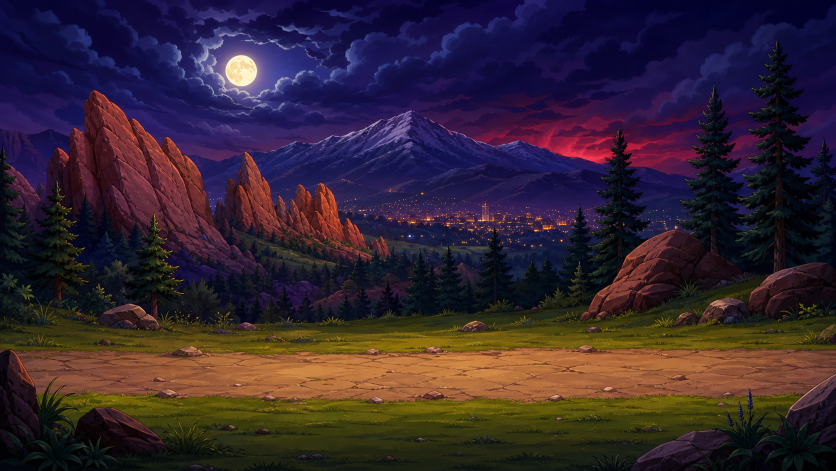
#> input picture video-demo/backgrounds/colorado-v2/bg-colorado-night-tacalache-v2.png, 1672 x 941 px (shown at 1/2 size)
$ python regenerate_world4_world5_endings.py
#> lines starting #> are read from the running program, lines starting #| are printed output that depends on the picture
from __future__ import annotations

import math
import shutil
import subprocess
import sys
import tempfile
from pathlib import Path

from PIL import Image, ImageDraw, ImageEnhance, ImageFilter, ImageFont


ROOT = Path(__file__).resolve().parents[1]
PY_FFMPEG = Path("/opt/homebrew/bin/ffmpeg")
FPS = 12
DURATION = 8
W, H = 1280, 720


REDEEMED = {
    "dona-carmelina": ("Doña Carmelina", "character-sprites/dona-carmelina/dona-carmelina-transparent.png"),
    "tan": ("Tío Tan", "character-sprites/tan/tan-transparent.png"),
    "mr-zuil": ("Mr Zuil", "character-sprites/mr-zuil/mr-zuil-transparent.png"),
    "don-maro": ("Don Maro", "character-sprites/don-maro/don-maro-transparent.png"),
    "mr-tio": ("Mr Tío", "character-sprites/mr-tio/mr-tio-transparent.png"),
    "father-v": ("Father V", "character-sprites/father-v/father-v-transparent.png"),
    "father-m": ("Father M", "character-sprites/father-m/father-m-transparent.png"),
    "gaspa-raspa": ("GaspaRaspa", "character-sprites/gaspa-raspa/gaspa-raspa-front.png"),
    "tio-abuelo-original": ("Tío Abuelo Original", "character-sprites/tio-abuelo-original/tio-abuelo-original-front.png"),
    "tio-abuelo-cuate": ("Tío Abuelo Cuate", "character-sprites/tio-abuelo-cuate/tio-abuelo-cuate-front.png"),
    "tia-more": ("Tía More", "character-sprites/tia-more/tia-more-front.png"),
    "tio-viktorock": ("Tío Viktorock", "character-sprites/tio-viktorock/tio-viktorock-front.png"),
    "don-lalo": ("Don Lalo", "character-sprites/don-lalo/don-lalo-front.png"),
}

WORLDS = {
    "world1": {
        "prefix": "crux-sacra-colorado-redemption",
        "output_dir": "video-intro/world1",
        "background": "video-demo/backgrounds/colorado-v2/bg-colorado-night-tacalache-v2.png",
        "villain": ("El Tacalache", "character-sprites/el-tacalache/el-tacalache-front-reference.png"),
        "accent": "#f8dc71",
        "city": "Colorado Springs",
    },
    "world4": {
        "prefix": "crux-sacra-el-paso-redemption",
        "background": "video-demo/backgrounds/el-paso/playable/bg-el-paso-level-4.png",
        "villain": ("El Chupacabras", "character-sprites/el-chupacabras/el-chupacabras-cutout.png"),
        "accent": "#c77eff",
        "city": "El Paso",
    },
    "world5": {
        "prefix": "crux-sacra-guadalajara-redemption",
        "background": "video-demo/backgrounds/guadalajara/playable/bg-guadalajara-level-1.png",
        "villain": ("El Charro Negro", "character-sprites/el-charro-negro/el-charro-negro-cutout.png"),
        "accent": "#ff4b4f",
        "city": "Guadalajara",
    },
}


def font(size: int) -> ImageFont.FreeTypeFont | ImageFont.ImageFont:
#> called with size = 44
    candidates = [
        "/System/Library/Fonts/Supplemental/Arial Bold.ttf",
        "/System/Library/Fonts/Supplemental/Arial.ttf",
        "/Library/Fonts/Arial.ttf",
    ]
    for candidate in candidates:
        try:
            return ImageFont.truetype(candidate, size)
        except OSError:
            pass
    return ImageFont.load_default()


FONT_TITLE = font(44)
FONT_BODY = font(28)


def fit_cover(im: Image.Image, size: tuple[int, int]) -> Image.Image:
#> called with size = (1280, 720)
    im = im.convert("RGB")
#> im is the input picture: PIL image 1672x941 RGB; mean R, G, B 52.4, 36.9, 49
    scale = max(size[0] / im.width, size[1] / im.height)
#> scale = 0.766
    new = im.resize((round(im.width * scale), round(im.height * scale)), Image.Resampling.LANCZOS)
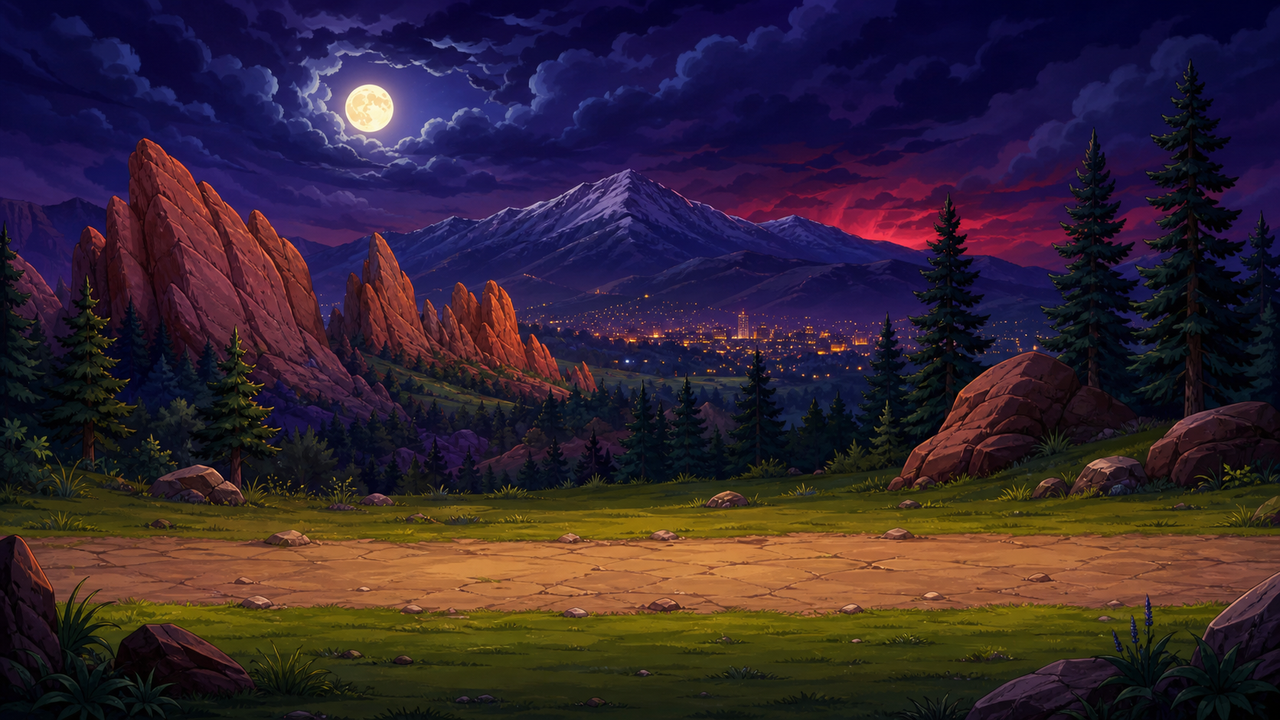
#> new: PIL image 1280x720 RGB; mean R, G, B 52.4, 36.9, 49
    left = (new.width - size[0]) // 2
#> left = 0
    top = (new.height - size[1]) // 2
#> top = 0
    return new.crop((left, top, left + size[0], top + size[1]))


def fit_height(im: Image.Image, height: int) -> Image.Image:
    im = im.convert("RGBA")
    width = round(im.width * height / im.height)
    return im.resize((width, height), Image.Resampling.LANCZOS)


def paste_shadow(base: Image.Image, sprite: Image.Image, x: int, y: int, alpha: float = 0.38) -> None:
    shadow = Image.new("RGBA", sprite.size, (0, 0, 0, 0))
    shadow_alpha = sprite.getchannel("A").filter(ImageFilter.GaussianBlur(10))
    shadow.putalpha(shadow_alpha.point(lambda p: int(p * alpha)))
    base.alpha_composite(shadow, (x + 10, y + 18))
    base.alpha_composite(sprite, (x, y))


def draw_panel(draw: ImageDraw.ImageDraw, text: str, y: int) -> None:
    padding_x = 34
    bbox = draw.textbbox((0, 0), text, font=FONT_BODY)
    tw = bbox[2] - bbox[0]
    th = bbox[3] - bbox[1]
    x = (W - tw) // 2
    panel = (x - padding_x, y - 16, x + tw + padding_x, y + th + 20)
    draw.rounded_rectangle(panel, radius=18, fill=(8, 12, 24, 178), outline=(255, 244, 168, 210), width=2)
    draw.text((x, y), text, font=FONT_BODY, fill=(255, 248, 211, 255))


def make_frame(world: dict, redeemed: tuple[str, str] | None, t: float) -> Image.Image:
    bg = fit_cover(Image.open(ROOT / world["background"]), (W, H)).convert("RGBA")
    bg = ImageEnhance.Color(bg).enhance(1.06)
    bg = ImageEnhance.Contrast(bg).enhance(1.04)
    overlay = Image.new("RGBA", (W, H), (0, 0, 0, 36))
    bg.alpha_composite(overlay)

#> (the run stopped early here; a loop or call above may not have finished)

$ run again, with video-demo/backgrounds/colorado-v2/bg-colorado-garden-home-park-v2.png copied over video-demo/backgrounds/colorado-v2/bg-colorado-night-tacalache-v2.png
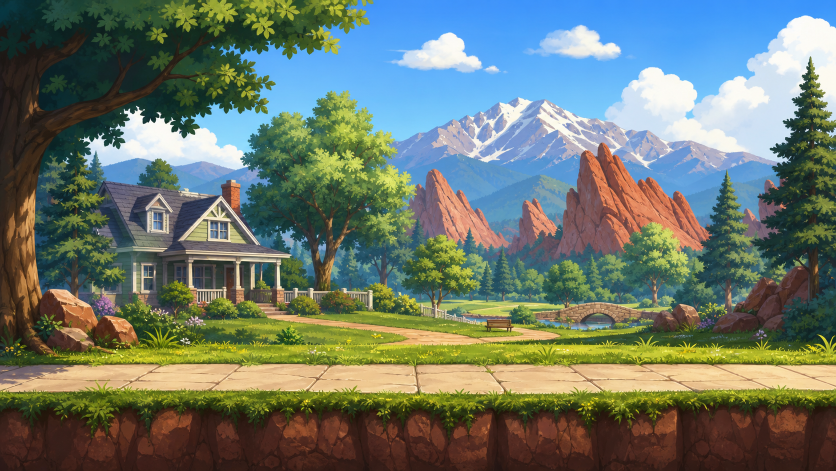
#> input picture video-demo/backgrounds/colorado-v2/bg-colorado-garden-home-park-v2.png, 1672 x 941 px (shown at 1/2 size)
#> in fit_cover, im is the input picture: PIL image 1672x941 RGB; mean R, G, B 107.5, 119.6, 107.6
#> scale = 0.766
#> in fit_cover, `new = im.resize((round(im.width * scale), round(im.height * scale)), I..`:
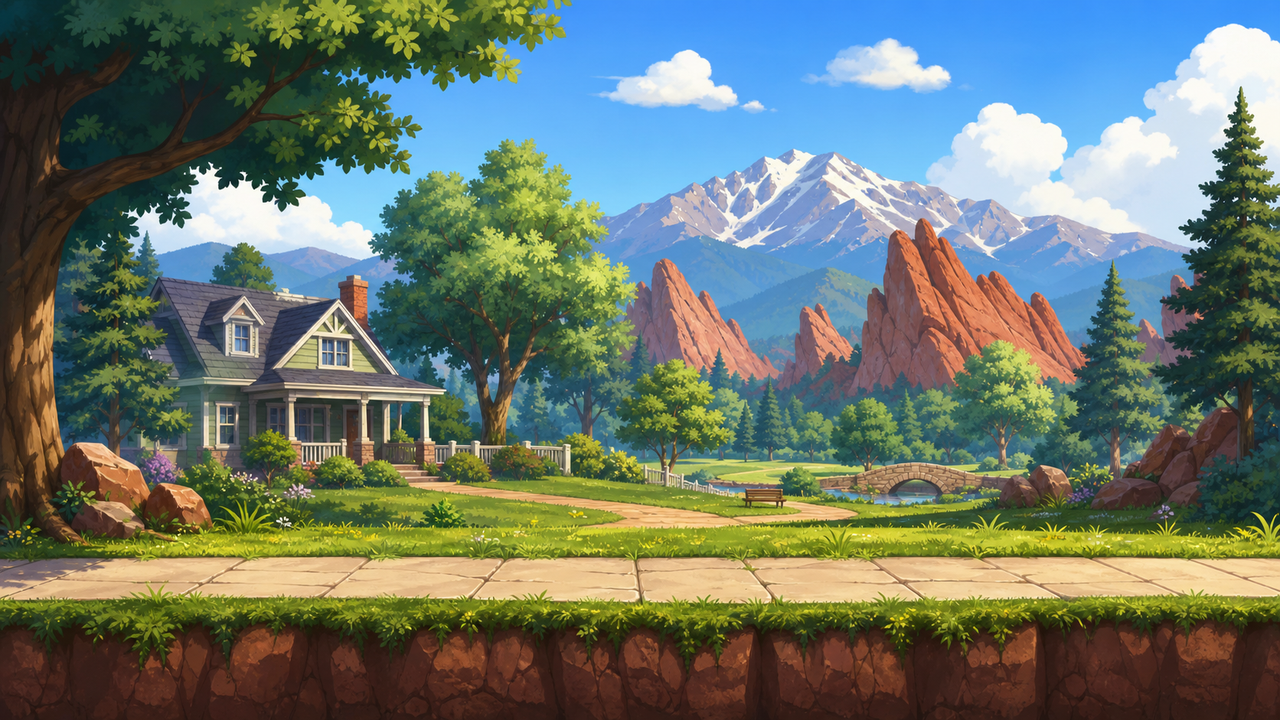
#> new: PIL image 1280x720 RGB; mean R, G, B 107.5, 119.6, 107.6
#> left = 0
#> in make_frame, `bg.alpha_composite(overlay)`:
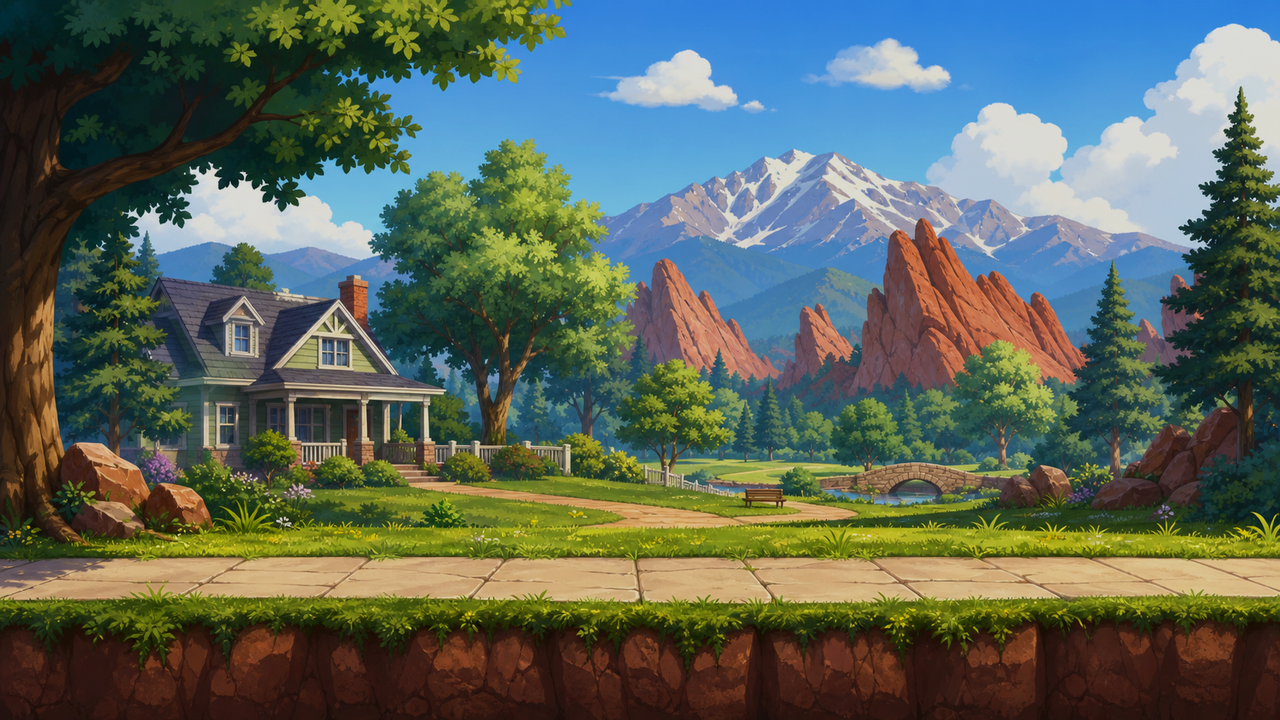
#> bg: PIL image 1280x720 RGBA; mean R, G, B, A 90.9, 102.3, 90.4, 255

$ run again, with video-demo/backgrounds/colorado-v2/bg-colorado-modern-church-v2.png copied over video-demo/backgrounds/colorado-v2/bg-colorado-night-tacalache-v2.png
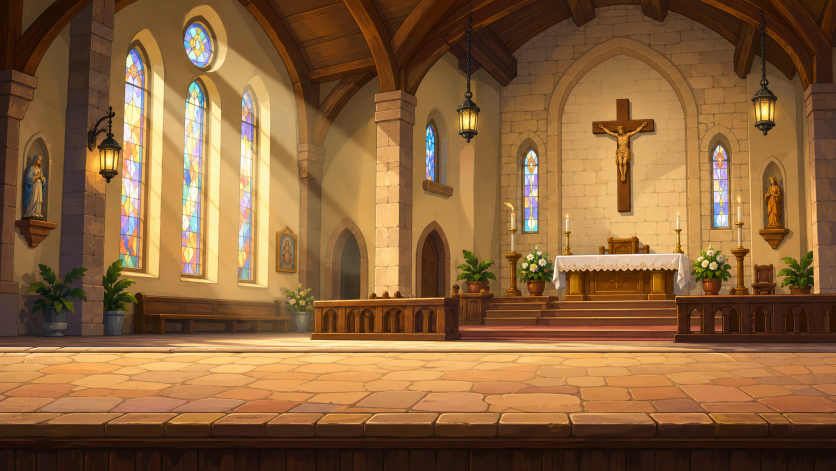
#> input picture video-demo/backgrounds/colorado-v2/bg-colorado-modern-church-v2.png, 1672 x 941 px (shown at 1/2 size)
#> in fit_cover, im is the input picture: PIL image 1672x941 RGB; mean R, G, B 137.7, 98.3, 58.5
#> scale = 0.766
#> in fit_cover, `new = im.resize((round(im.width * scale), round(im.height * scale)), I..`:
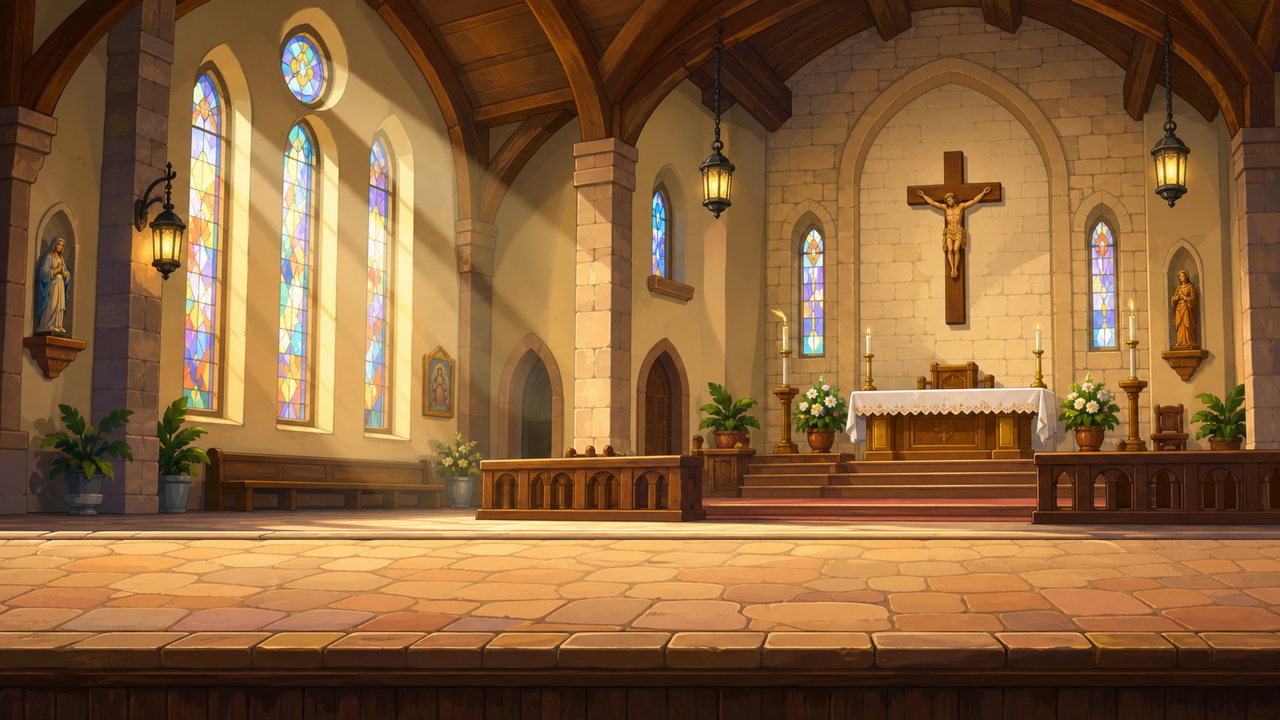
#> new: PIL image 1280x720 RGB; mean R, G, B 137.7, 98.3, 58.5
#> left = 0
#> in make_frame, `bg.alpha_composite(overlay)`:
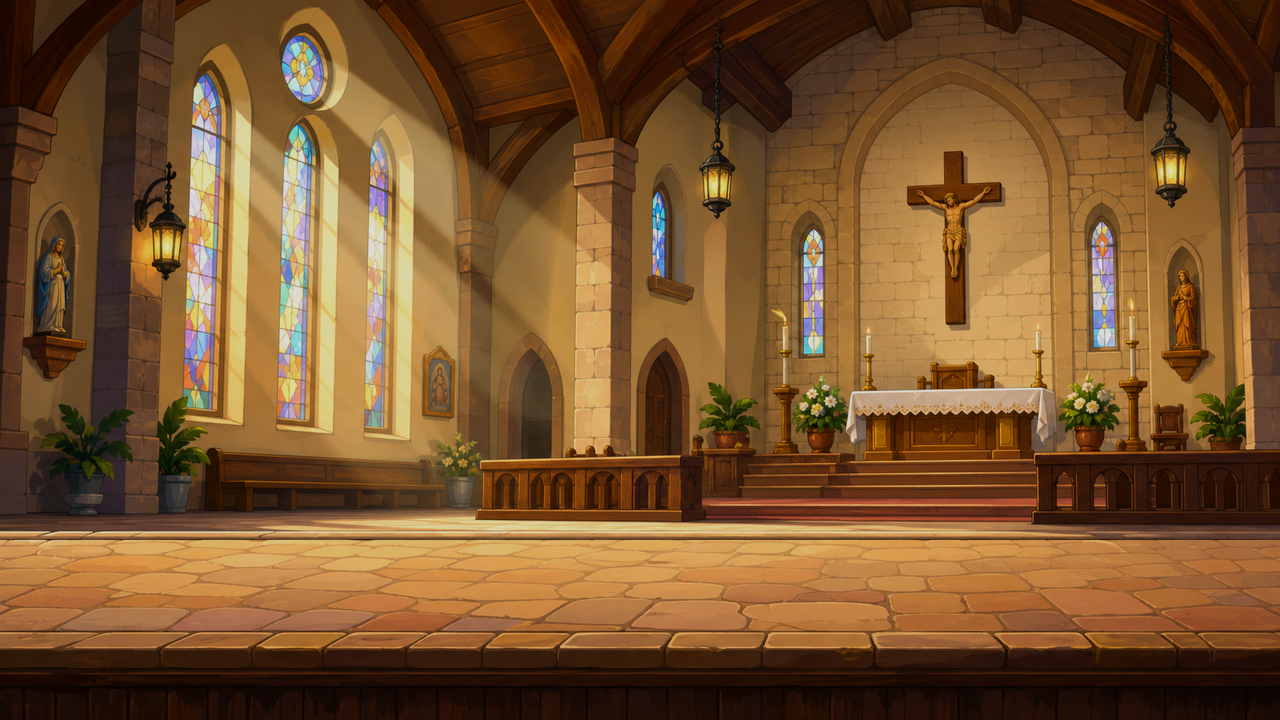
#> bg: PIL image 1280x720 RGBA; mean R, G, B, A 120.1, 82.9, 45.4, 255
